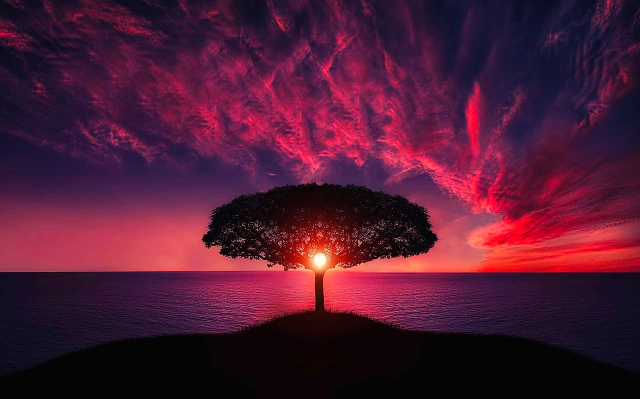
#> input picture LAB 1/INLAB 3/img.png, 1280 x 797 px, found by its file name (shown at 1/2 size)
$ python InLab3.py
#> lines starting #> are read from the running program, lines starting #| are printed output that depends on the picture
import cv2

def blend_images(image1_path, image2_path, output_path, alpha=0.6, beta=0.4, gamma=0):
#> called with image1_path = 'IMG.png', image2_path = 'certificate.jpg', alpha = 0.6, beta = 0.4, gamma = 0
    image1 = cv2.imread(image1_path)
#> image1 is the input picture: shape (797, 1280, 3); mean B, G, R 51.3, 25.8, 79.4
    image2 = cv2.imread(image2_path)
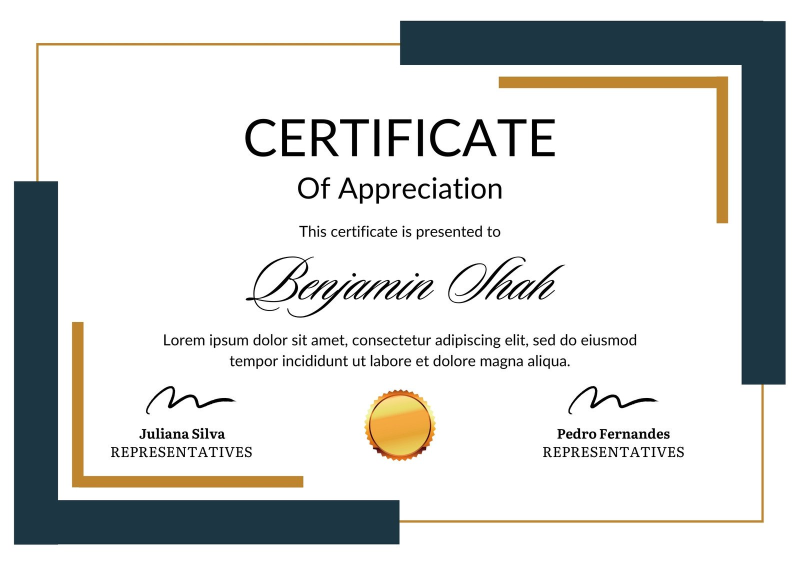
#> input picture LAB 1/INLAB 3/certificate.jpg, 1600 x 1131 px (shown at 1/2 size)
#> image2 is the input picture: shape (1131, 1600, 3); mean B, G, R 215.2, 216.4, 214.6

    height, width = min(image1.shape[0], image2.shape[0]), min(image1.shape[1], image2.shape[1])
#> height = 797; width = 1280
    image1 = cv2.resize(image1, (width, height))
    image2 = cv2.resize(image2, (width, height))
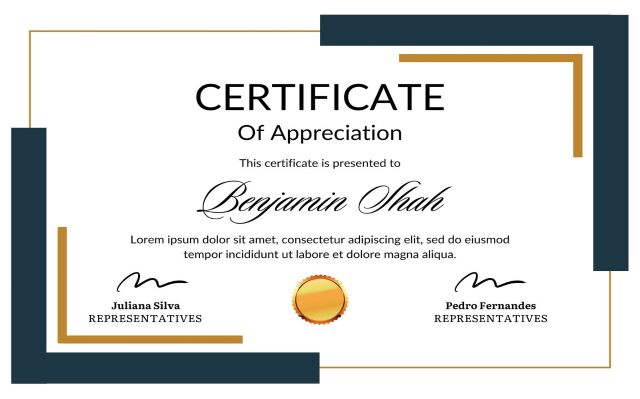
#> image2: shape (797, 1280, 3) (shown at 1/2 size); mean B, G, R 215.2, 216.4, 214.6

    if image1.shape[:2] != image2.shape[:2]:
        raise ValueError("Images must have the same size for blending.")

    blended_image = cv2.addWeighted(image1, alpha, image2, beta, gamma)
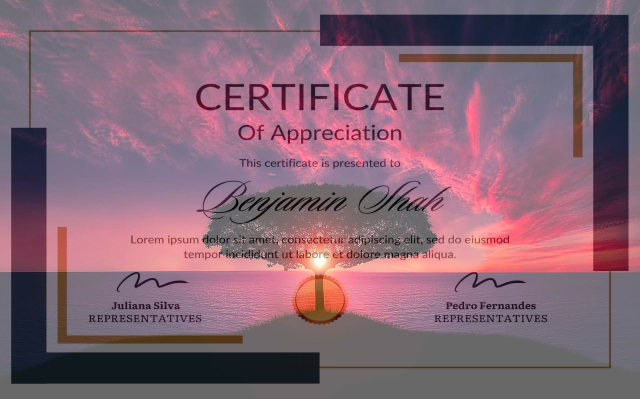
#> blended_image: shape (797, 1280, 3) (shown at 1/2 size); mean B, G, R 116.9, 102, 133.5

    cv2.imshow('Blended Image', blended_image)
    cv2.waitKey(0)
    cv2.destroyAllWindows()

    # Save the blended image
    cv2.imwrite(output_path, blended_image)

if __name__ == "__main__":
    image1_path = 'IMG.png'
    image2_path = 'certificate.jpg'

    output_path = '/Users/manvithchandra/Desktop/PCV/LAB 1/INLAB 3/blended_image.jpg'

    alpha = 0.6
    beta = 0.4

    blend_images(image1_path, image2_path, output_path, alpha, beta)
